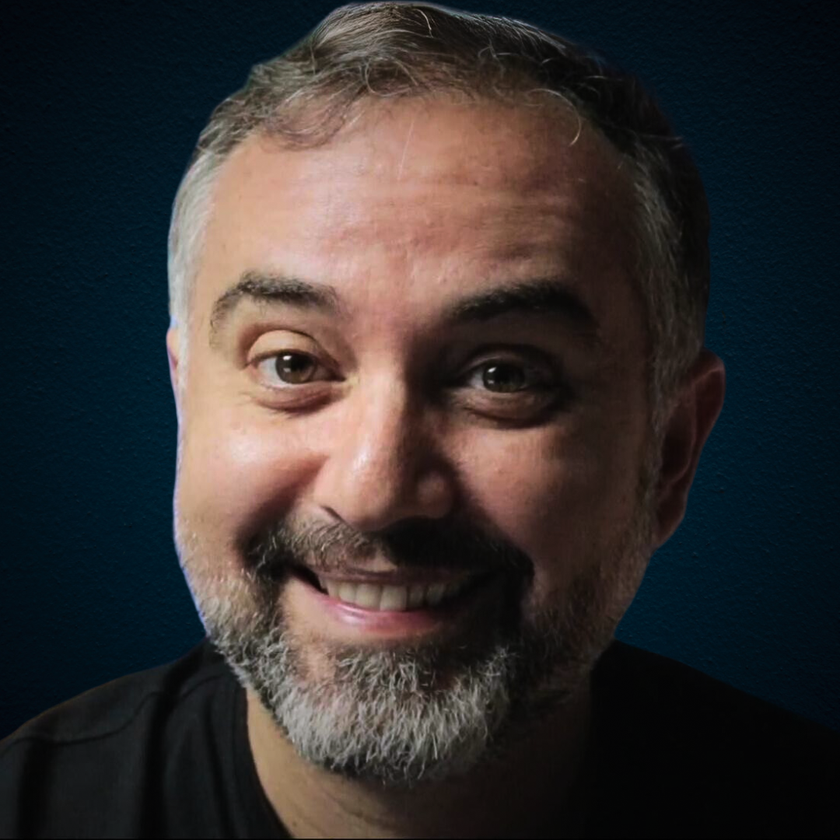
#> input picture AHYPRJ-tetechJournal/agent_social_media/assets/sandeco.png, 840 x 840 px, shrunk from 1080 x 1080 before the run, found by its file name
$ python AddTxt.py
#> lines starting #> are read from the running program, lines starting #| are printed output that depends on the picture
### tetechJournal/agent_social_media/core/image_processing/textOverlay.py
from PIL import Image, ImageDraw, ImageFont, ImageColor

class ImageTextOverlay:
    @staticmethod
    def add_text_to_image(image_path, text, output_path, position=None, font_size=None, font_color="white",
                          outline_color="black", font_path="arial.ttf",
                          box_enabled=False, box_color="black", box_opacity=150,
                          box_padding=20, box_border_thickness=5, box_border_color="white",
                          box_roundness=10):
        """
        Adiciona um texto sobre uma imagem com fundo opcional.

        Args:
            image_path (str): Caminho da imagem de entrada.
            text (str): Texto a ser inserido na imagem.
            output_path (str): Caminho para salvar a imagem modificada.
            position (tuple, optional): Posição (x, y) onde o texto será inserido. Se None, centraliza.
            font_size (int, optional): Tamanho da fonte. Se None, calcula automaticamente.
            font_color (str): Cor do texto.
            outline_color (str): Cor do contorno do texto.
            font_path (str): Caminho para um arquivo de fonte .ttf.
            box_enabled (bool): Ativar fundo para o texto.
            box_color (str): Cor do fundo do texto.
            box_opacity (int): Opacidade da caixa (0-255).
            box_padding (int): Espaçamento interno da caixa de fundo.
            box_border_thickness (int): Espessura da borda da caixa.
            box_border_color (str): Cor da borda da caixa.
            box_roundness (int): Raio da borda para arredondamento.

        Returns:
            str: Caminho da imagem salva.
        """
#> called with image_path = 'sandeco.png', text = 'Atenção!!', output_path = 'output.png', position = (100, 100), font_size = 100, font_color = 'white', outline_color = 'black', font_path = 'arial.ttf'
        # Carregar a imagem
        image = Image.open(image_path)
#> image is the input picture: PIL image 840x840 RGBA; mean R, G, B, A 54.9, 49.8, 48.7, 255
        draw = ImageDraw.Draw(image)
        width, height = image.size
#> width = 840; height = 840

        # Ajustar tamanho da fonte automaticamente se não for definido
        if font_size is None:
            font_size = int(height * 0.1)  # 10% da altura da imagem como tamanho do texto

        # Carregar a fonte
        try:
            font = ImageFont.truetype(font_path, font_size)
        except IOError:
            raise Exception(f"Erro ao carregar a fonte '{font_path}'. Verifique o caminho.")

        # Medir tamanho do texto
        text_width, text_height = draw.textbbox((0, 0), text, font=font)[2:4]
#> text_width = 488; text_height = 112

        # Ajustar posição se não for especificada (centralizar)
        if position is None:
            position = ((width - text_width) // 2, (height - text_height) // 2)

        # ✅ Fix for RGBA `box_color` parsing
        if isinstance(box_color, str) and box_color.startswith("rgba"):
            try:
                rgba_values = [float(v) if i == 3 else int(v) for i, v in enumerate(box_color[5:-1].split(","))]
                box_color = tuple(int(rgba_values[i]) if i < 3 else int(rgba_values[i] * 255) for i in range(4))
            except Exception as e:
                print(f"⚠️ Error parsing box_color `{box_color}`: {e}. Defaulting to black.")
                box_color = (0, 0, 0, 180)  # Default to black with opacity

        else:
            try:
                box_color = (*ImageColor.getrgb(box_color), box_opacity)  # Convert to (R, G, B, A)
            except ValueError:
                print(f"⚠️ Invalid box_color `{box_color}`, defaulting to black.")
                box_color = (0, 0, 0, box_opacity)

        # ✅ Ensure box color is an RGBA tuple
        if len(box_color) == 3:
            box_color = (*box_color, box_opacity)
        # Definir coordenadas da caixa de fundo


        if box_enabled:
            box_x1 = position[0] - box_padding
            box_y1 = position[1] - box_padding
            box_x2 = position[0] + text_width + box_padding
#> box_x2 = 618
            box_y2 = position[1] + text_height + box_padding
#> box_y2 = 242

            # Criar um fundo semi-transparente
            box_overlay = Image.new("RGBA", image.size, (0, 0, 0, 0))
#> box_overlay: PIL image 840x840 RGBA; every value is 0
            box_draw = ImageDraw.Draw(box_overlay)

            # Desenhar a caixa arredondada
            box_draw.rounded_rectangle(
                [(box_x1, box_y1), (box_x2, box_y2)],
                fill=box_color if isinstance(box_color, tuple) else (*ImageColor.getrgb(box_color), box_opacity),
                outline=box_border_color,
                width=box_border_thickness,
                radius=box_roundness
            )

            # Aplicar a caixa de fundo à imagem original
            image = Image.alpha_composite(image.convert("RGBA"), box_overlay)
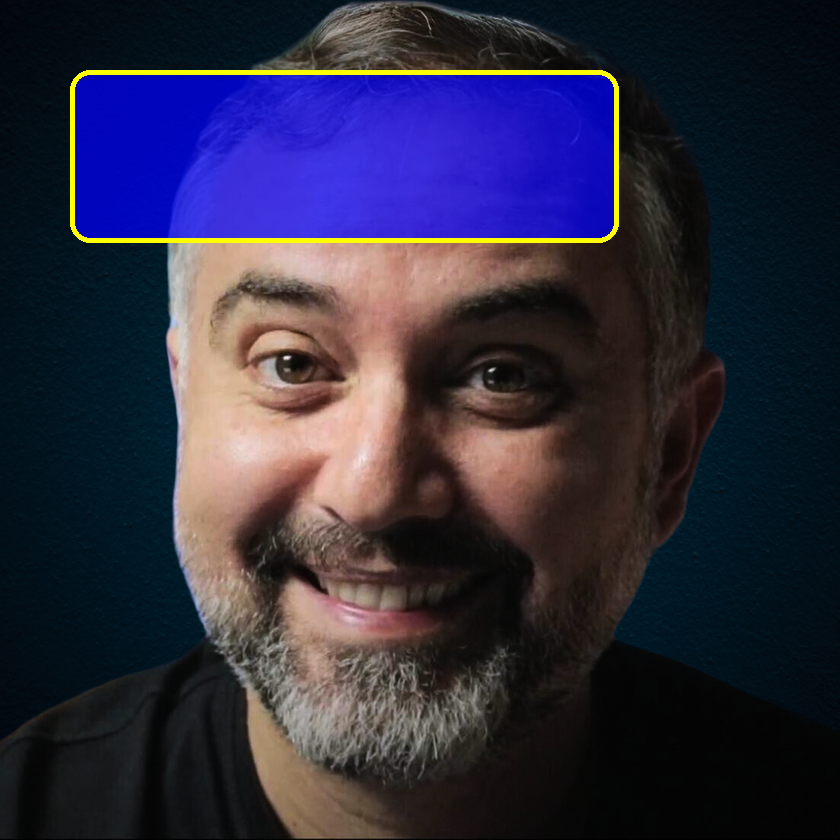
#> image: PIL image 840x840 RGBA; mean R, G, B, A 47.1, 43.9, 63.5, 255

        # Criar objeto de desenho novamente após modificações
        draw = ImageDraw.Draw(image)

        # Desenhar contorno do texto para legibilidade
        for offset in [-2, -1, 0, 1, 2]:
            draw.text((position[0] + offset, position[1]), text, font=font, fill=outline_color)
            draw.text((position[0] - offset, position[1]), text, font=font, fill=outline_color)
            draw.text((position[0], position[1] + offset), text, font=font, fill=outline_color)
            draw.text((position[0], position[1] - offset), text, font=font, fill=outline_color)

        # Desenhar o texto principal por cima
        draw.text(position, text, font=font, fill=font_color)

        # Converter para RGB se for RGBA (para evitar problemas ao salvar)
        if image.mode == "RGBA":
            image = image.convert("RGB")
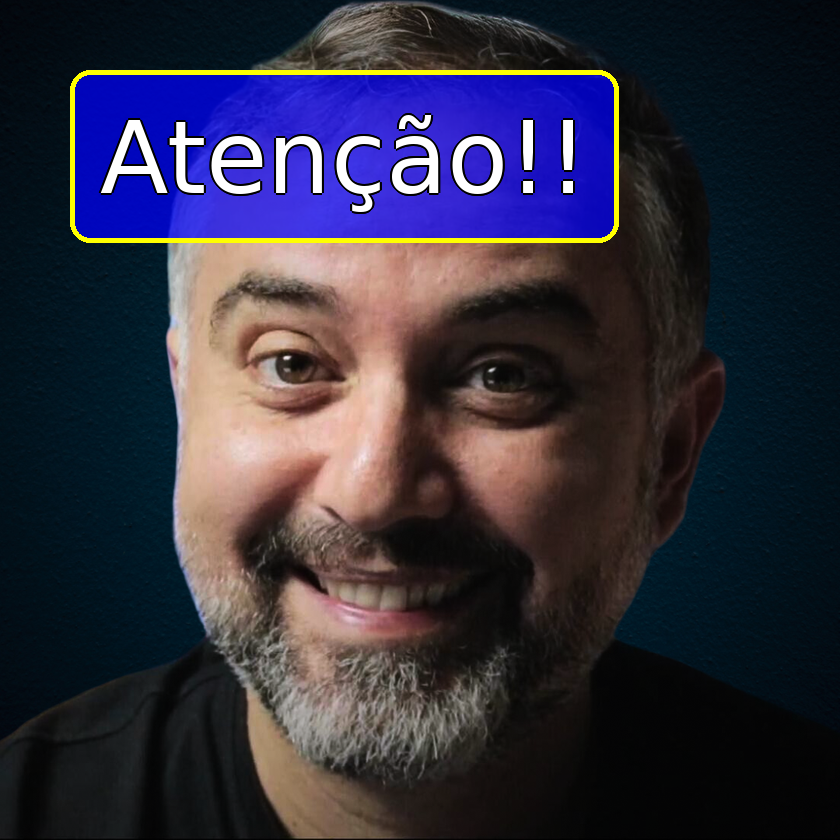
#> image: PIL image 840x840 RGB; mean R, G, B 50, 47, 62.7

        # Salvar a nova imagem
        image.save(output_path)

        return output_path

### AHYPRJ-tetechJournal/agent_social_media/tests/AddTxt.py

from core.image_processing.textOverlay import ImageTextOverlay

input_image = "sandeco.png"  # Caminho da imagem de entrada
output_image = "output.png"  # Caminho para salvar a imagem editada
text_to_add = "Atenção!!"

# Chamada da função
ImageTextOverlay.add_text_to_image(
    input_image, text_to_add, output_image,
    position=(100,100),
    font_size=100, font_color="white", outline_color="black",
    box_enabled=True, box_color="blue", box_opacity=180,
    box_padding=30, box_border_thickness=5, box_border_color="yellow",
    box_roundness=20
)

print(f"Imagem salva em: {output_image}")
